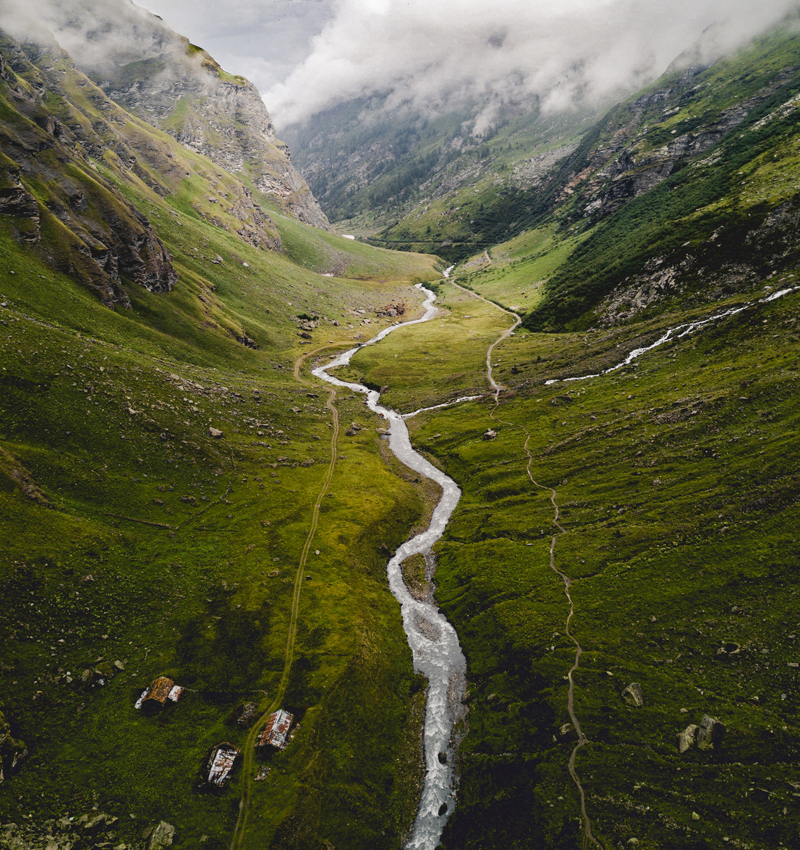
#> input picture python/opencv/feathered-edges/bg.jpg, 800 x 850 px
$ python show_mask_applied.py bg.jpg
#> lines starting #> are read from the running program, lines starting #| are printed output that depends on the picture; after the words box and inside, x2 and y2 are one past the last pixel; in counts of white or black regions, pixels touching at a corner belong together
### python/opencv/feathered-edges/helpers_cv2.py
import os
from pathlib import Path
import math
import cv2
import numpy
from PIL import Image
from PIL import ImageCms
from PIL import ImageFile
ImageFile.LOAD_TRUNCATED_IMAGES = True

cwd = os.path.dirname(os.path.abspath(__file__))

def cmyk_to_bgr(cmyk_img):
#> called with cmyk_img = 'bg.jpg'
    img = Image.open(cmyk_img)
#> img is the input picture: PIL image 800x850 RGB; mean R, G, B 86.4, 86.8, 58.4
    if img.mode == "CMYK":
        img = ImageCms.profileToProfile(img, cwd + "\\Color Profiles\\USWebCoatedSWOP.icc", cwd + "\\Color Profiles\\sRGB_Color_Space_Profile.icm", outputMode="RGB")
    return cv2.cvtColor(numpy.array(img), cv2.COLOR_RGB2BGR)

# [4 lines left out: function gray_to_bgr, not called in this run]

def threshold(img, thresh=128, maxval=255, type=cv2.THRESH_BINARY):
#> called with thresh = 240, maxval = 255, type = 1
    if len(img.shape) == 3:
        img = cv2.cvtColor(img, cv2.COLOR_BGR2GRAY)
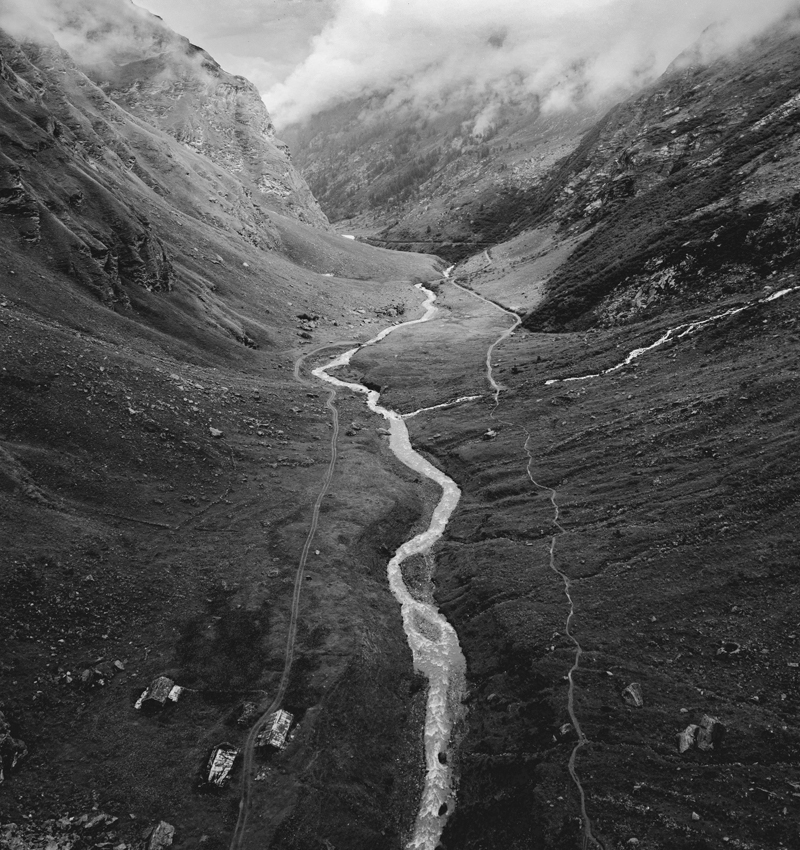
#> img: shape (850, 800); min 8, max 251, mean 83.4
    threshed = cv2.threshold(img, thresh, maxval, type)[1]
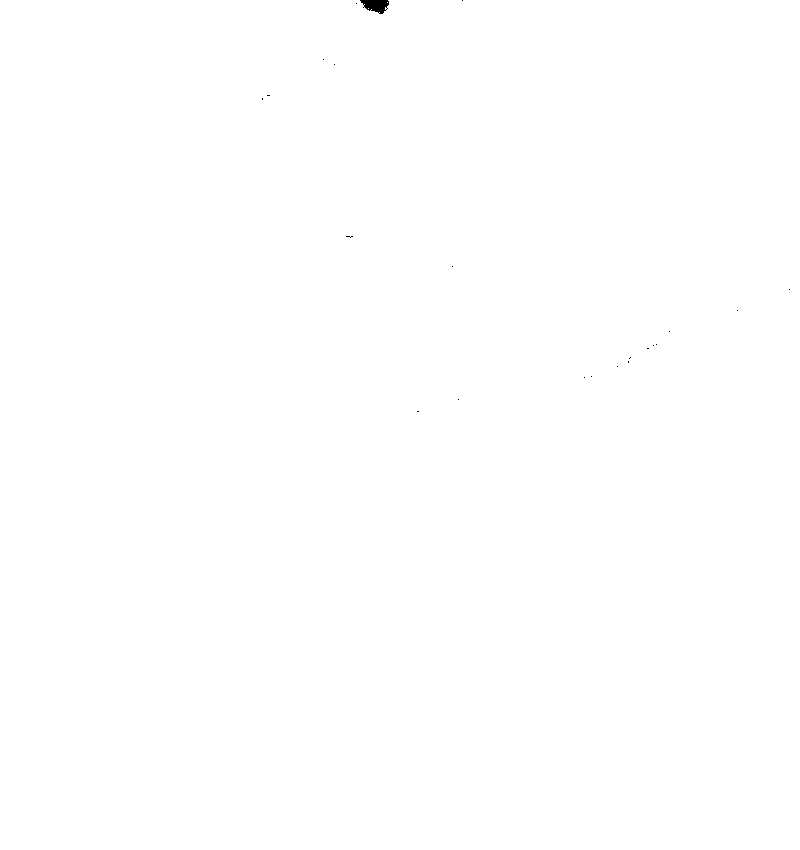
#> threshed: shape (850, 800); 100% white; 22 black regions (21 under 20 px), largest, box (x1, y1, x2, y2) and area: (360, 0, 389, 14) 274
    return threshed

def find_contours(img):
    kernel   = cv2.getStructuringElement(cv2.MORPH_ELLIPSE, (11,11))
    morphed  = cv2.morphologyEx(img, cv2.MORPH_CLOSE, kernel)
#> morphed: shape (850, 800); 100% white; 1 black region
    contours = cv2.findContours(morphed, cv2.RETR_EXTERNAL, cv2.CHAIN_APPROX_SIMPLE)
#> contours = 1 contour; box (x1, y1, x2, y2) and area: (0, 0, 800, 850) 678124
    return contours[-2]

def max_contour(contours):
    return sorted(contours, key=cv2.contourArea)[-1]

def mask_from_contours(ref_img, contours):
    mask = numpy.zeros(ref_img.shape, numpy.uint8)
    mask = cv2.drawContours(mask, contours, -1, (255,255,255), -1)
    return cv2.cvtColor(mask, cv2.COLOR_BGR2GRAY)

def dilate_mask(mask, kernel_size=11):
    kernel  = numpy.ones((kernel_size,kernel_size), numpy.uint8)
    dilated = cv2.dilate(mask, kernel, iterations=1)
    return dilated

# [25 lines left out: functions draw_contours, smooth_mask, alpha_blend, odd, not called in this run]

### python/opencv/feathered-edges/show_mask_applied.py
import sys
from pathlib import Path
from helpers_cv2 import *
import cv2
import numpy

img_path = Path(sys.argv[1])

img      = cmyk_to_bgr(str(img_path))
threshed = threshold(img, 240, type=cv2.THRESH_BINARY_INV)
contours = find_contours(threshed)
mask     = mask_from_contours(img, contours)
#> in mask_from_contours, `mask = cv2.drawContours(mask, contours, -1, (255,255,255), -1)`: mask: shape (850, 800, 3); 100% white; 1 black region, box (x1, y1, x2, y2) and area: (363, 0, 387, 13) 223
mask     = dilate_mask(mask, 50)
#> in dilate_mask, `dilated = cv2.dilate(mask, kernel, iterations=1)`: dilated: shape (850, 800); every value is 255
# mask     = cv2.GaussianBlur(mask, (51,51), 0)
crop     = cv2.bitwise_or(img, img, mask=mask)

bg      = cv2.imread("bg.jpg")
bg_mask = cv2.bitwise_not(mask)
#> bg_mask: shape (850, 800); every value is 0
bg_crop = cv2.bitwise_or(bg, bg, mask=bg_mask)
#> bg_crop: shape (850, 800, 3); every value is 0

final   = cv2.bitwise_or(crop, bg_crop)

cv2.imshow("debug", final)

cv2.waitKey(0)
cv2.destroyAllWindows()
